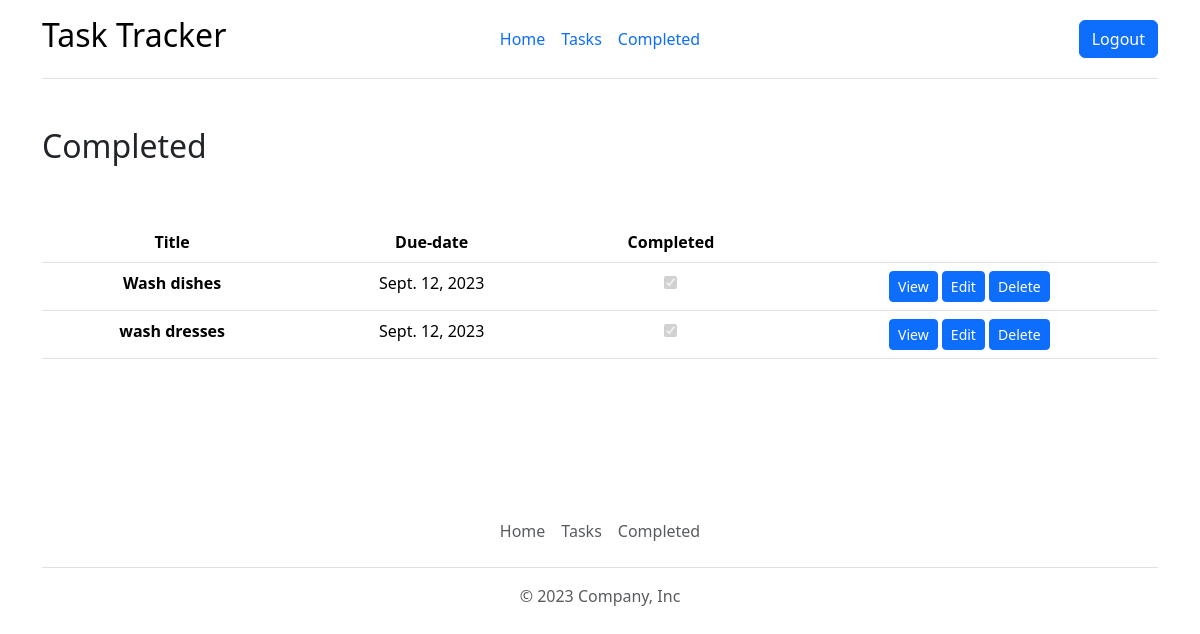
Page /completed/ (signed in) on the committed database.
### todoapp/models.py (models this page shows, shortened)
class Task(models.Model):
    title = models.CharField(max_length=255)
    description = models.TextField(blank=True, default='')
    due_date = models.DateField()
    completed = models.BooleanField(default=False)
    user = models.ForeignKey(User, on_delete=models.CASCADE, null=True, blank=True)

### todoapp/views.py (the view)
# urls.py: path('completed/', views.completed, name='completed'),
@login_required(login_url='login')
def completed(request):
    todos = request.user.task_set.filter(completed=True).order_by('due_date')
    context = {
        'todos': todos
    }
    return render(request, 'completed.html', context)

### templates/completed.html
{% extends "main.html" %}
{% block content %}
<br>
    <div class="container">
        <h2>Completed</h2>
    </div>
  <div class="container text-center">
    <br>
    <br>
    <table class="table table-hover">
  <thead>
    <tr>
      <th scope="col">Title</th>
      <th scope="col">Due-date</th>
      <th scope="col">Completed</th>
      <th scope="col"></th>
    </tr>
  </thead>
  <tbody>
    {% for todo in todos %}
      <tr>
      <th scope="row">{{todo.title}}</th>
      <td>{{todo.due_date}}</td>
      <td>
          <a href="{% url 'toggle-complete' todo.id %}">
            <input type="checkbox" {% if todo.completed %}checked{% endif %} disabled>
          </a>
      </td>
      <td>
        <a href="{% url 'detail' todo.id %}" class="btn btn-primary btn-sm">View</a>
        <a href="{% url 'edit-todo' todo.id %}" class="btn btn-primary btn-sm">Edit</a>
        <a href="{% url 'delete-todo' todo.id %}" class="btn btn-primary btn-sm">Delete</a>
      </td>
    </tr>
    {% endfor %}
  </tbody>
</table>
  </div>
  <br><br><br><br>
{% endblock content %}

### rows in the picture
Task: title "Wash dishes", due_date "Sept. 12, 2023", completed "☑"
Task: title "wash dresses", due_date "Sept. 12, 2023", completed "☑"
